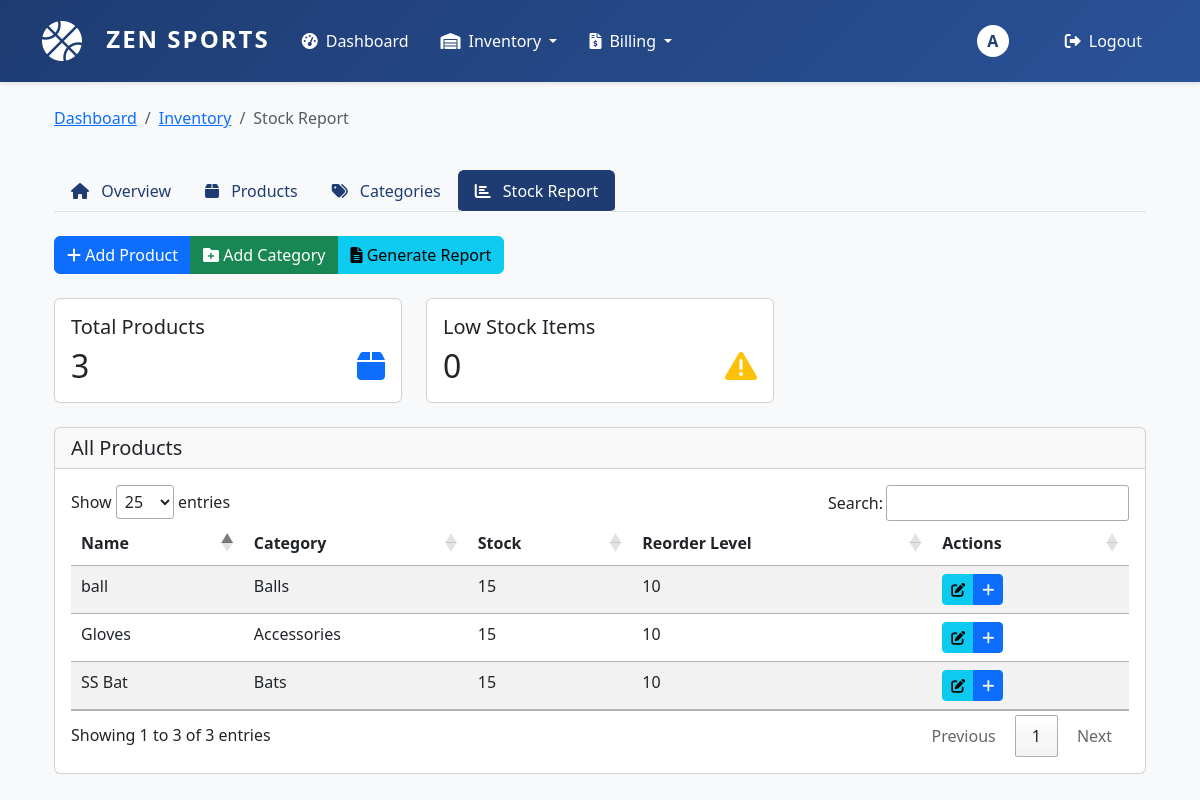
Before: /inventory/stock-report/ (signed in) with the older database file.
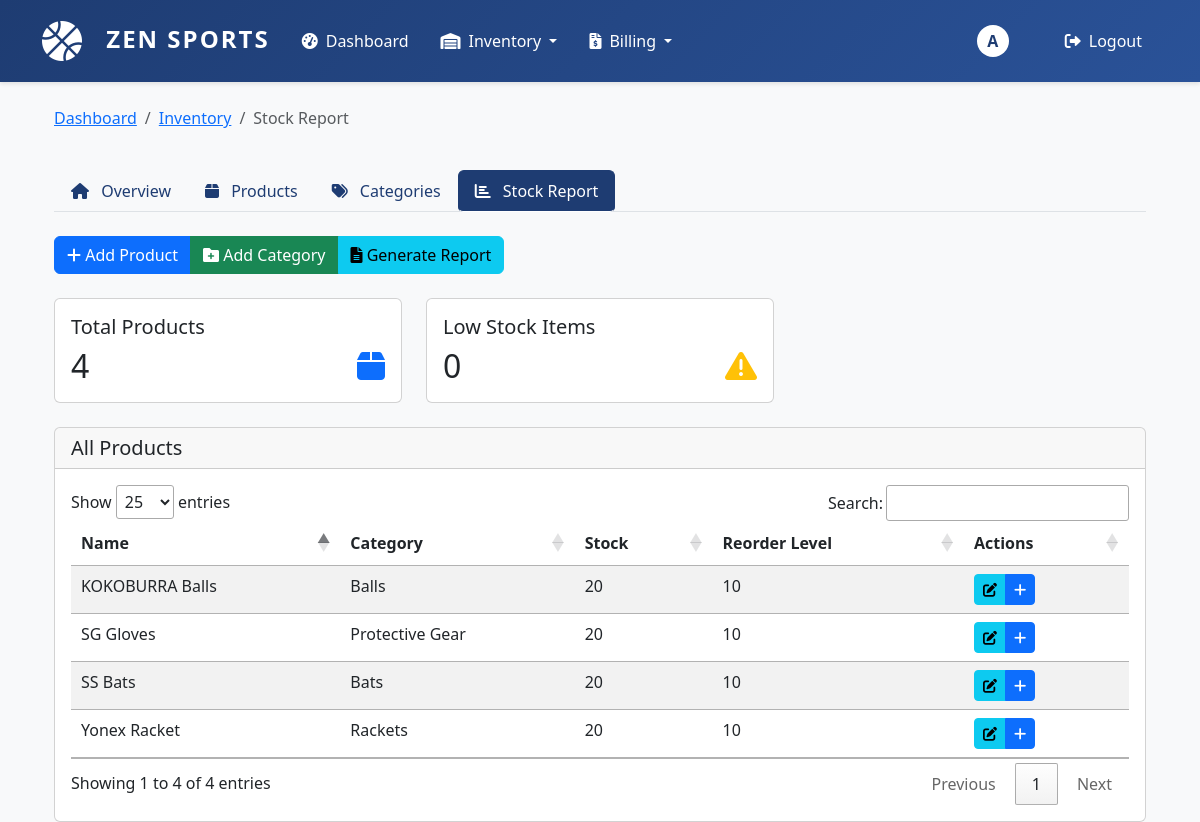
After: the same page with the newer database file.
### inventory/models.py (models this page shows, shortened)
class Product(models.Model):
    name = models.CharField(max_length=200)
    category = models.ForeignKey(Category, on_delete=models.SET_NULL, null=True)
    sku = models.CharField(max_length=50, unique=True)
    description = models.TextField(blank=True)
    price = models.DecimalField(max_digits=10, decimal_places=2, validators=[MinValueValidator(0)])
    stock = models.IntegerField(default=0, validators=[MinValueValidator(0)])
    reorder_level = models.IntegerField(default=10, validators=[MinValueValidator(0)],
                                      help_text="Minimum stock level before reordering")
    image = models.ImageField(upload_to='products/', null=True, blank=True, default='products/default.png')
    created_at = models.DateTimeField(auto_now_add=True)
    updated_at = models.DateTimeField(auto_now=True)
    class Meta:
        ordering = ['name']

class Category(models.Model):
    name = models.CharField(max_length=100, unique=True)
    description = models.TextField(blank=True)
    created_at = models.DateTimeField(auto_now_add=True)
    updated_at = models.DateTimeField(auto_now=True)
    class Meta:
        verbose_name_plural = "Categories"
        ordering = ['name']

### inventory/views.py (the view)
# urls.py: path('stock-report/', views.stock_report, name='stock_report'),
@login_required
def stock_report(request):
    products = Product.objects.select_related('category').all()
    low_stock_products = products.filter(stock__lte=F('reorder_level'))
    context = {
        'products': products,
        'low_stock_products': low_stock_products,
        'low_stock_count': low_stock_products.count(),
    }
    return render(request, 'inventory/stock_report.html', context)

### templates/inventory/stock_report.html (shortened to what this page needs)
{% extends 'inventory/base_inventory.html' %}
{% block breadcrumb %}
<li class="breadcrumb-item active">Stock Report</li>
{% endblock %}
{% block inventory_content %}
<div class="row mb-4">
    <div class="col-md-4">
        <div class="card">
            <div class="card-body">
                <h5 class="card-title">Total Products</h5>
                <div class="d-flex justify-content-between align-items-center">
                    <div>
                        <h2 class="mb-0">{{ products.count }}</h2>
                    </div>
                    <div class="text-primary">
                        <i class="fas fa-box fa-2x"></i>
                    </div>
                </div>
            </div>
        </div>
    </div>
    <div class="col-md-4">
        <div class="card">
            <div class="card-body">
                <h5 class="card-title">Low Stock Items</h5>
                <div class="d-flex justify-content-between align-items-center">
                    <div>
                        <h2 class="mb-0">{{ low_stock_count }}</h2>
                    </div>
                    <div class="text-warning">
                        <i class="fas fa-exclamation-triangle fa-2x"></i>
                    </div>
                </div>
            </div>
        </div>
    </div>
</div>
<div class="card">
    <div class="card-header">
        <h5 class="mb-0">All Products</h5>
    </div>
    <div class="card-body">
        <div class="table-responsive">
            <table class="table table-striped" id="productsTable">
                <thead>
                    <tr>
                        <th>Name</th>
                        <th>Category</th>
                        <th>Stock</th>
                        <th>Reorder Level</th>
                        <th>Actions</th>
                    </tr>
                </thead>
                <tbody>
                    {% for product in products %}
                    <tr>
                        <td>{{ product.name }}</td>
                        <td>{{ product.category.name }}</td>
                        <td>
                            {% if product.stock <= product.reorder_level %}
                            <span class="badge bg-warning">{{ product.stock }}</span>
                            {% else %}
                            {{ product.stock }}
                            {% endif %}
                        </td>
                        <td>{{ product.reorder_level }}</td>
                        <td>
                            <div class="btn-group" role="group">
                                <a href="{% url 'inventory:edit_product' product.id %}" class="btn btn-sm btn-info">
                                    <i class="fas fa-edit"></i>
                                </a>
                                <button type="button" class="btn btn-sm btn-primary" onclick="updateStock('{{ product.id }}')">
                                    <i class="fas fa-plus"></i>
                                </button>
                            </div>
                        </td>
                    </tr>
                    {% endfor %}
                </tbody>
            </table>
        </div>
    </div>
</div>
{% endblock %}

Changed rows visible on the page:
removed Product: name "Gloves", category.name "Accessories", stock "15", reorder_level "10"
removed Product: name "SS Bat", category.name "Bats", stock "15", reorder_level "10"
removed Product: name "ball", category.name "Balls", stock "15", reorder_level "10"
added Product: name "KOKOBURRA Balls", category.name "Balls", stock "20", reorder_level "10"
added Product: name "SG Gloves", category.name "Protective Gear", stock "20", reorder_level "10"
added Product: name "SS Bats", category.name "Bats", stock "20", reorder_level "10"
added Product: name "Yonex Racket", category.name "Rackets", stock "20", reorder_level "10"
Other visible differences:
{{ products.count }}: "3" → "4"
text written by a page script: "Show entries Search: Showing 1 to 3 of 3 entries Previous 1 Next" → "Show entries Search: Showing 1 to 4 of 4 entries Previous 1 Next"
